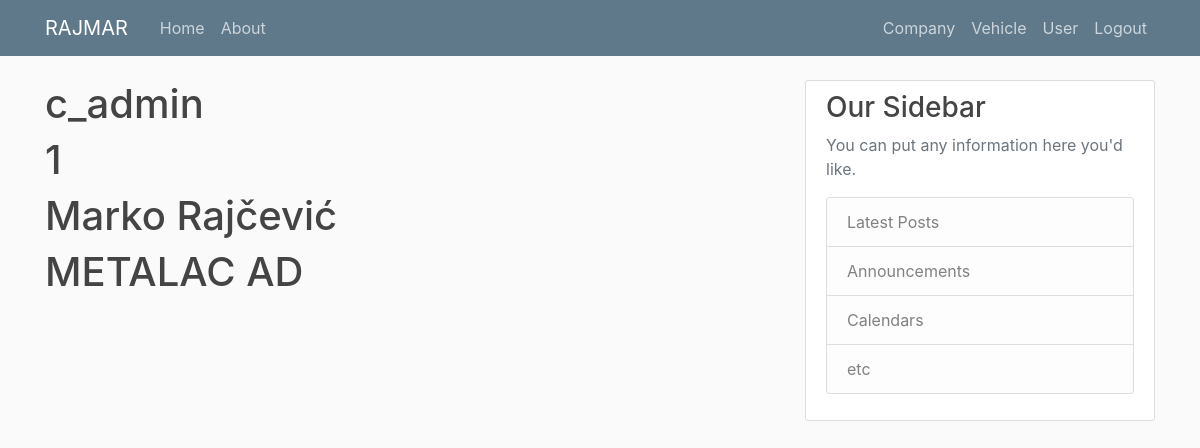
Page /account (signed in) on the committed database.
### putninalozi/models.py (models this page shows, shortened)
class User(db.Model, UserMixin):
    id = db.Column(db.Integer, primary_key=True)
    username = db.Column(db.String(20), unique=True, nullable=False) #predlog je da bude standardizovano: npr prva tri slova prezimena, imena (PANMIH, SIMDUS)
    email = db.Column(db.String(120), unique=True, nullable=False)
    password = db.Column(db.String(60), nullable = False)
    name = db.Column(db.String(20), unique=False, nullable=False)
    surname = db.Column(db.String(20), unique=False, nullable=False)
    authorization = db.Column(db.String(10), nullable = False) # ovde treba da budu tipovi korisnika: S_admin, C_admin, C_user
    company_id = db.Column(db.Integer, db.ForeignKey('company.id'), nullable=True)
    travelwarrants = db.relationship('TravelWarrant', backref='travelwarrant_user', lazy=True)

class Company(db.Model):
    id = db.Column(db.Integer, primary_key=True)
    companyname = db.Column(db.String(20), unique=True, nullable=False)         #Helios, Metalac, Tetrapak, Foka, Papir Print
    companyname_short = db.Column(db.String(5), unique=True, nullable=False)    #HLS, MTLC,TTRPK, FOKA, PPRPT
    company_address = db.Column(db.String(20), unique=False, nullable=False)
    company_address_number = db.Column(db.Integer, nullable=False)
    company_zip_code = db.Column(db.Integer, nullable=False)
    company_city = db.Column(db.String(20), unique=False, nullable=False)
    company_state = db.Column(db.String(20), unique=False, nullable=False)
    company_pib = db.Column(db.Integer, nullable=False)
    company_mb = db.Column(db.Integer, nullable=False)
    company_site = db.Column(db.String(20), unique=True, nullable=False) #vidi imali neki model tipa db.Link()
    company_mail = db.Column(db.String(120), unique=True, nullable=False)
    company_phone = db.Column(db.Integer, nullable=False)
    users = db.relationship('User', backref='user_company', lazy=True)
    vehicles = db.relationship('Vehicle', backref='vehicle_company', lazy=True)

### putninalozi/users/routes.py (the view)
@users.route("/account")
@login_required
def account():
    return render_template('account.html', title='Account')

### putninalozi/models.py (called while the page is built)
@login_manager.user_loader
def load_user(user_id):
    return User.query.get(int(user_id))

### putninalozi/templates/account.html
{% extends "layout.html" %}
{% block content %}
    <h1>{{ current_user.authorization }}</h1>
    <h1>{{ current_user.company_id }}</h1>
    <h1>{{ current_user.name }} {{ current_user.surname }}</h1>
    <h1>{{ current_user.user_company.companyname }}</h1>
{% endblock content%}

### putninalozi/templates/layout.html (shortened to what this page needs)
<!doctype html>
<html lang="en">
  <head>
    <link rel="stylesheet" href="https://cdn.jsdelivr.net/npm/bootstrap@4.3.1/dist/css/bootstrap.min.css">
    <link rel="stylesheet" type="text/css" href="{{ url_for('static', filename='main.css') }}">
  </head>
  <body>
    <header class="site-header">
      <nav class="navbar navbar-expand-md navbar-dark bg-steel fixed-top">
        <div class="container">
          <a class="navbar-brand mr-4" href="/">{{ current_user.username }}</a>
          <div class="collapse navbar-collapse" id="navbarToggle">
            <div class="navbar-nav mr-auto">
              <a class="nav-item nav-link" href="{{ url_for('main.home') }}">Home</a>
              <a class="nav-item nav-link" href="{{ url_for('main.about') }}">About</a>
            </div>
            <div class="navbar-nav">
              {% if current_user.is_authenticated %}
                {% if current_user.authorization == 's_admin' %}
                  <a class="nav-item nav-link" href="{{ url_for('companys.company_list') }}">Company</a>
                  <a class="nav-item nav-link" href="{{ url_for('vehicles.vehicle_list') }}">Vehicle</a>
                  <a class="nav-item nav-link" href="{{ url_for('users.user_list') }}">User</a>
                  <a class="nav-item nav-link" href="{{ url_for('users.logout') }}">Logout</a>
                {% elif current_user.authorization == 'c_admin'%}
                  <a class="nav-item nav-link" href="{{ url_for('companys.company_list') }}">Company</a>
                  <a class="nav-item nav-link" href="{{ url_for('vehicles.vehicle_list') }}">Vehicle</a>
                  <a class="nav-item nav-link" href="{{ url_for('users.user_list') }}">User</a>
                  <a class="nav-item nav-link" href="{{ url_for('users.logout') }}">Logout</a>
                {% else %}
                  <a class="nav-item nav-link" href="{{ url_for('users.user_list') }}">User</a>
                  <a class="nav-item nav-link" href="{{ url_for('users.logout') }}">Logout</a>
                {% endif %}
              {% else %}
                <a class="nav-item nav-link" href="{{ url_for('users.login') }}">Login</a>
              {% endif %}
            </div>
          </div>
        </div>
      </nav>
    </header>
    <main role="main" class="container">
      <div class="row">
        <div class="col-md-8">
          {% block content %}{% endblock %}
        </div>
        <div class="col-md-4">
          <div class="content-section">
            <h3>Our Sidebar</h3>
            <p class='text-muted'>You can put any information here you'd like.
              <ul class="list-group">
                <li class="list-group-item list-group-item-light">Latest Posts</li>
                <li class="list-group-item list-group-item-light">Announcements</li>
                <li class="list-group-item list-group-item-light">Calendars</li>
                <li class="list-group-item list-group-item-light">etc</li>
              </ul>
            </p>
          </div>
        </div>
      </div>
    </main>
  </body>
</html>

### putninalozi/static/main.css (style rules this page uses)
body { background: #fafafa; color: #333333; margin-top: 5rem; }
h1, h2, h3, h4, h5, h6 { color: #444444; }
.bg-steel { background-color: #5f788a; }
.site-header .navbar-nav .nav-link { color: #cbd5db; }
.content-section { background: #ffffff; padding: 10px 20px; border: 1px solid #dddddd; border-radius: 3px; margin-bottom: 20px; }

### rows in the picture
User: username "RAJMAR", authorization "c_admin", company_id "1", name "Marko", surname "Rajčević"
Company: user_company.companyname "METALAC AD"
